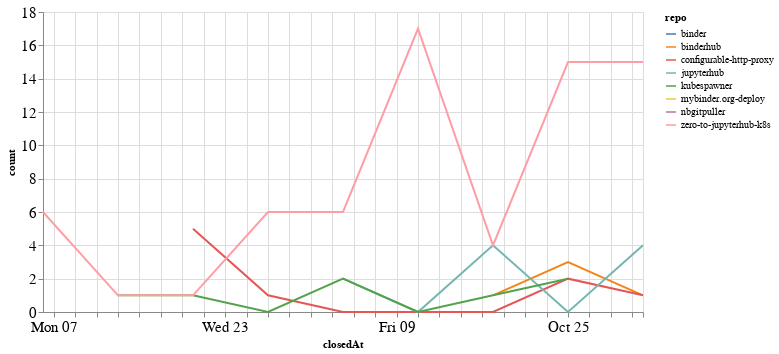

Source (notebook cell):
### Code cell
closed_by_time = closed_by.groupby('repo').resample('W', on='closedAt').count()['author'].reset_index()
closed_by_time = closed_by_time.rename(columns={'author': 'count'})

alt.Chart(closed_by_time, width=600).mark_line().encode(
    x='closedAt',
    y='count',
    color='repo',
    tooltip="repo"
)

### Figure 1 — Vega-Lite specification as saved in the notebook (floating-point values rounded to 4 significant figures)
{"config": {"axisLeft": {"labelFontSize": 15}, "axisBottom": {"labelFontSize": 15}}, "data": {"name": "data-3ddc7c26e8c092933618b983d1905fef"}, "mark": "line", "encoding": {"color": {"type": "nominal", "field": "repo"}, "tooltip": {"type": "nominal", "field": "repo"}, "x": {"type": "temporal", "field": "closedAt"}, "y": {"type": "quantitative", "field": "count"}}, "width": 600, "$schema": "https://vega.github.io/schema/vega-lite/v4.8.1.json", "datasets": {"data-3ddc7c26e8c092933618b983d1905fef": [{"repo": "binder", "closedAt": "2020-10-18T00:00:00", "count": 1}, {"repo": "binderhub", "closedAt": "2020-10-18T00:00:00", "count": 1}, {"repo": "binderhub", "closedAt": "2020-10-25T00:00:00", "count": 3}, {"repo": "binderhub", "closedAt": "2020-11-01T00:00:00", "count": 1}, {"repo": "configurable-http-proxy", "closedAt": "2020-09-20T00:00:00", "count": 5}, {"repo": "configurable-http-proxy", "closedAt": "2020-09-27T00:00:00", "count": 1}, {"repo": "configurable-http-proxy", "closedAt": "2020-10-04T00:00:00", "count": 0}, {"repo": "configurable-http-proxy", "closedAt": "2020-10-11T00:00:00", "count": 0}, {"repo": "configurable-http-proxy", "closedAt": "2020-10-18T00:00:00", "count": 0}, {"repo": "configurable-http-proxy", "closedAt": "2020-10-25T00:00:00", "count": 2}, {"repo": "configurable-http-proxy", "closedAt": "2020-11-01T00:00:00", "count": 1}, {"repo": "jupyterhub", "closedAt": "2020-10-04T00:00:00", "count": 2}, {"repo": "jupyterhub", "closedAt": "2020-10-11T00:00:00", "count": 0}, {"repo": "jupyterhub", "closedAt": "2020-10-18T00:00:00", "count": 4}, {"repo": "jupyterhub", "closedAt": "2020-10-25T00:00:00", "count": 0}, {"repo": "jupyterhub", "closedAt": "2020-11-01T00:00:00", "count": 4}, {"repo": "kubespawner", "closedAt": "2020-09-13T00:00:00", "count": 1}, {"repo": "kubespawner", "closedAt": "2020-09-20T00:00:00", "count": 1}, {"repo": "kubespawner", "closedAt": "2020-09-27T00:00:00", "count": 0}, {"repo": "kubespawner", "closedAt": "2020-10-04T00:00:00", "count": 2}, {"repo": "kubespawner", "closedAt": "2020-10-11T00:00:00", "count": 0}, {"repo": "kubespawner", "closedAt": "2020-10-18T00:00:00", "count": 1}, {"repo": "kubespawner", "closedAt": "2020-10-25T00:00:00", "count": 2}, {"repo": "mybinder.org-deploy", "closedAt": "2020-11-01T00:00:00", "count": 1}, {"repo": "nbgitpuller", "closedAt": "2020-10-04T00:00:00", "count": 2}, {"repo": "zero-to-jupyterhub-k8s", "closedAt": "2020-09-06T00:00:00", "count": 6}, {"repo": "zero-to-jupyterhub-k8s", "closedAt": "2020-09-13T00:00:00", "count": 1}, {"repo": "zero-to-jupyterhub-k8s", "closedAt": "2020-09-20T00:00:00", "count": 1}, {"repo": "zero-to-jupyterhub-k8s", "closedAt": "2020-09-27T00:00:00", "count": 6}, {"repo": "zero-to-jupyterhub-k8s", "closedAt": "2020-10-04T00:00:00", "count": 6}, {"repo": "zero-to-jupyterhub-k8s", "closedAt": "2020-10-11T00:00:00", "count": 17}, {"repo": "zero-to-jupyterhub-k8s", "closedAt": "2020-10-18T00:00:00", "count": 4}, {"repo": "zero-to-jupyterhub-k8s", "closedAt": "2020-10-25T00:00:00", "count": 15}, {"repo": "zero-to-jupyterhub-k8s", "closedAt": "2020-11-01T00:00:00", "count": 15}]}}
